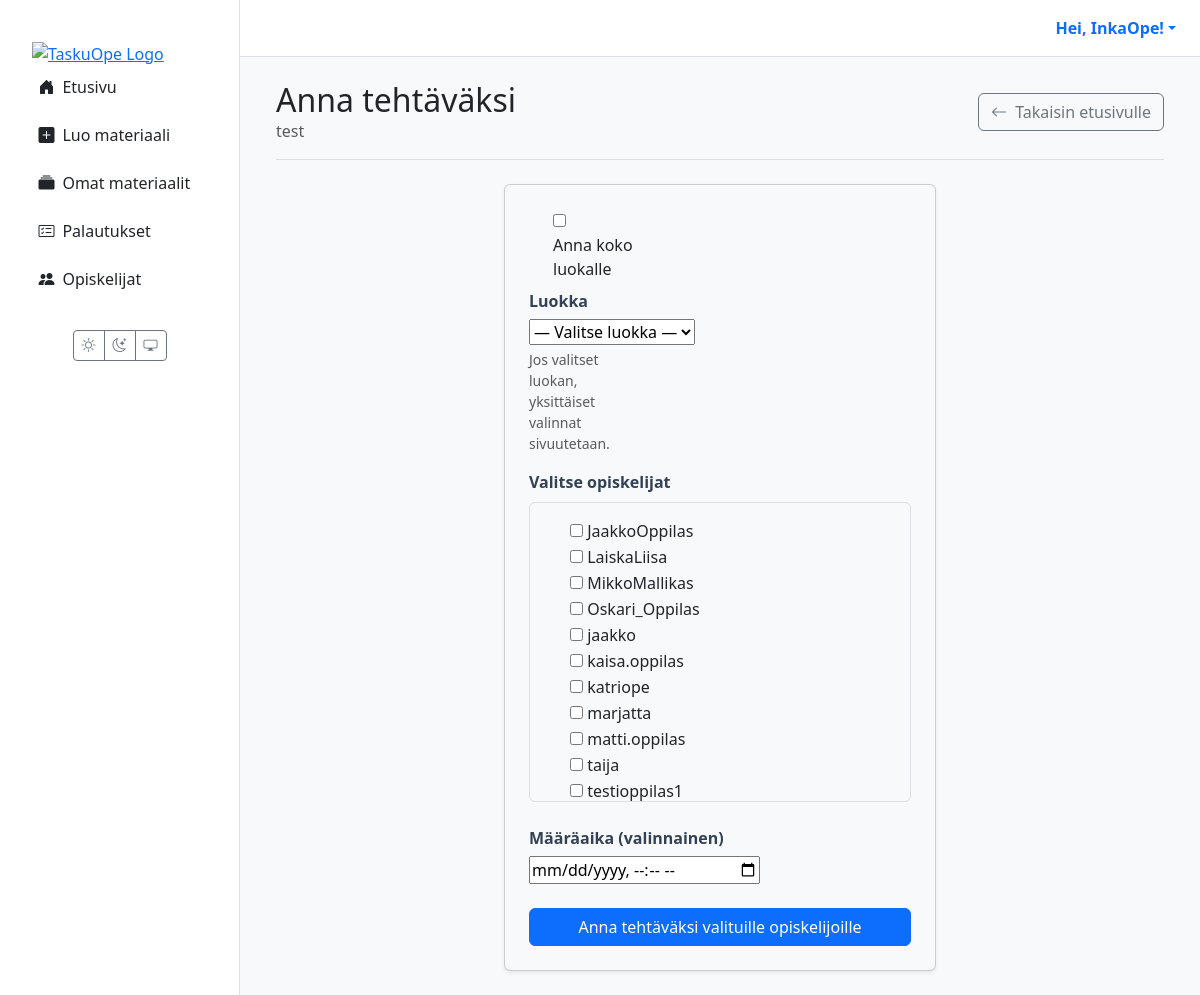
Page /material/d9754b6b-972d-4692-91d5-e5e03d8b03e3/assign/ (signed in) on the earlier database version.
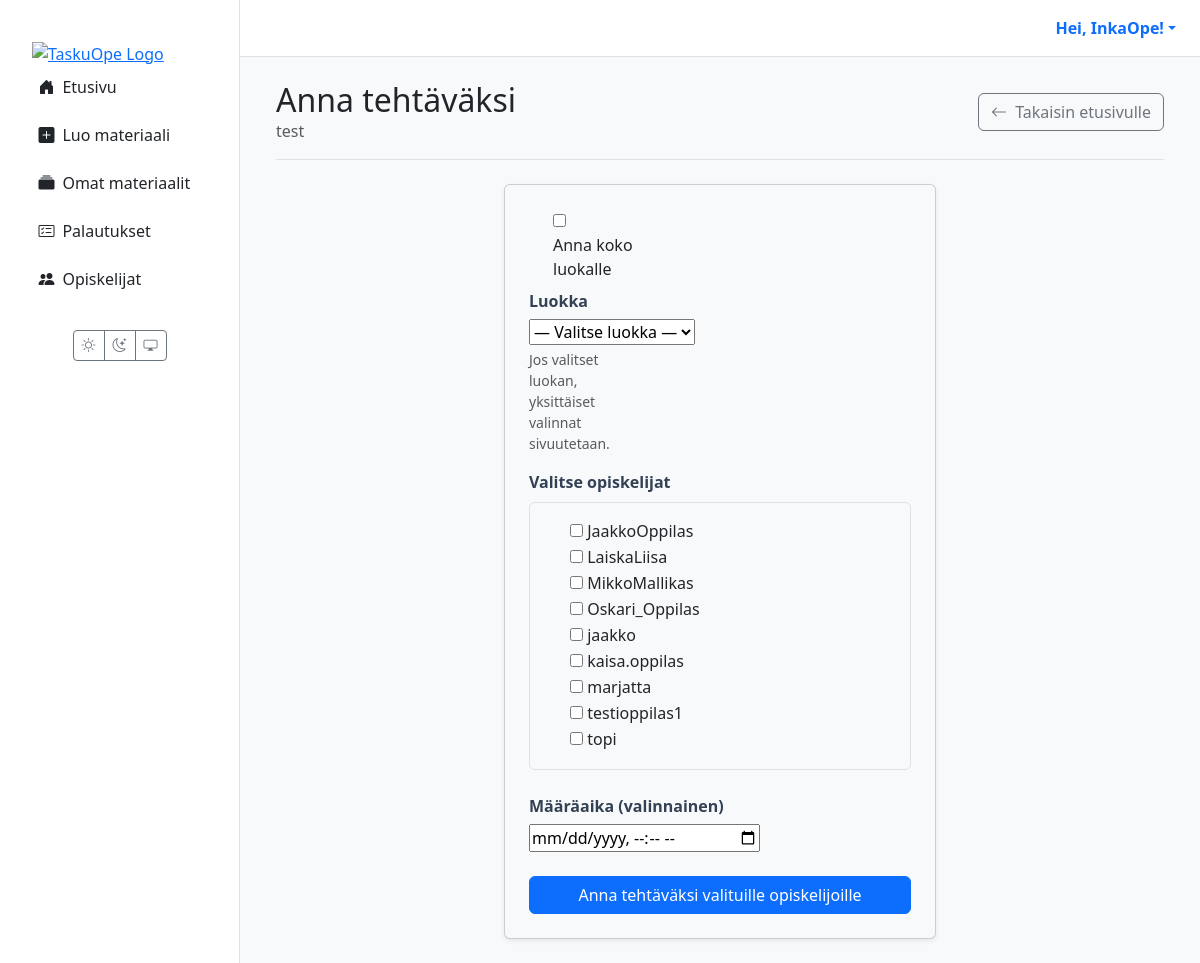
Same page on the later database version.
### users/models.py (models this page shows)
class CustomUser(AbstractUser):
    class Role(models.TextChoices):
        TEACHER = 'TEACHER', 'Teacher'
        STUDENT = 'STUDENT', 'Student'
    role = models.CharField(max_length=50, choices=Role.choices, default=Role.STUDENT)
    grade_class = models.PositiveSmallIntegerField(
        verbose_name="Luokka-aste",
        null=True,  # Salli tyhjä arvo (esim. opettajat)
        blank=True, # Ei pakollinen lomakkeissa
        choices=[(i, f"{i}. luokka") for i in range(1, 10)] # Valinnat 1-9
    )

### materials/views.py (the view)
# urls.py: path("material/<uuid:material_id>/assign/", views.assign_material_view, name="assign_material"),
@login_required
def assign_material_view(request, material_id):
    m = get_object_or_404(Material, pk=material_id)
    if request.user.role != "TEACHER" or m.author_id != request.user.id:
        messages.error(request, "Ei oikeutta.")
        return redirect("material_detail", material_id=m.id)
    if request.method == "POST":
        form = AssignForm(request.POST, teacher=request.user)
        if form.is_valid():
            due_at = form.cleaned_data["due_at"]
            give_to_class = form.cleaned_data["give_to_class"]
            class_number = form.cleaned_data["class_number"]
            students = form.cleaned_data["students"]
            targets = []
            if give_to_class and class_number:
                from users.models import CustomUser
                targets = list(CustomUser.objects.filter(role="STUDENT", grade_class=class_number))
            else:
                targets = list(students)
            created = 0
            for st in targets:
                Assignment.objects.get_or_create(
                    material=m, student=st,
                    defaults={"assigned_by": request.user, "due_at": due_at}
                )
                created += 1
            messages.success(request, f"Annettu {created} oppilaalle.")
            return redirect("material_detail", material_id=m.id)
    else:
        form = AssignForm(teacher=request.user)
    return render(request, "assignments/assign.html", {"material": m, "form": form})

### materials/forms.py
class AssignForm(forms.Form):
    students = forms.ModelMultipleChoiceField(
        queryset=None,
        required=False,
        widget=forms.CheckboxSelectMultiple,
        label="Valitse opiskelijat"
    )
    due_at = forms.DateTimeField(
        required=False,
        widget=forms.DateTimeInput(attrs={"type": "datetime-local"}),
        label="Määräaika (valinnainen)"
    )
    give_to_class = forms.BooleanField(required=False, label="Anna koko luokalle")
    class_number = forms.TypedChoiceField(
        required=False,
        coerce=int,
        choices=[("", "— Valitse luokka —")] + [(i, f"{i}. luokka") for i in range(1, 7)],
        label="Luokka"
    )
    def __init__(self, *args, teacher=None, **kwargs):
        super().__init__(*args, **kwargs)
        User = get_user_model()
        qs = User.objects.filter(role="STUDENT")
        self.fields["students"].queryset = qs.order_by("username")

### templates/assignments/assign.html (shortened to what this page needs)
{% extends 'partials/base.html' %}
{% block content %}
<div class="container-fluid">
  <div class="d-flex justify-content-between align-items-center mb-4 border-bottom pb-3">
    <div>
      <h1 class="h2 mb-0">Anna tehtäväksi</h1>
      <p class="text-muted mb-0">{{ material.title }}</p>
    </div>
    <a href="{% url 'dashboard' %}" class="btn btn-outline-secondary">
      <i class="bi bi-arrow-left me-1"></i> Takaisin etusivulle
    </a>
  </div>
  <div class="row justify-content-center">
    <div class="col-12 col-md-10 col-lg-8 col-xl-6">
      <div class="card shadow-sm">
        <div class="card-body p-4">
          <form method="post">
              <div class="row g-3">
                <div class="col-12 col-md-4">
                  <div class="form-check mb-2">
                    {{ form.give_to_class }} <label class="form-check-label">Anna koko luokalle</label>
                  </div>
                  <div class="mb-3">
                    <label class="form-label">Luokka</label>
                    {{ form.class_number }}
                    <div class="form-text">Jos valitset luokan, yksittäiset valinnat sivuutetaan.</div>
                  </div>
                </div>
              </div>
            <div class="mb-4">
              <label class="form-label d-block mb-2">{{ form.students.label }}</label>
              <div class="p-3 border rounded" style="max-height: 300px; overflow-y: auto;">
                {% for checkbox in form.students %}
                  <div class="form-check">
                    {{ checkbox.tag }}
                    <label for="{{ checkbox.id_for_label }}" class="form-check-label">{{ checkbox.choice_label }}</label>
                  </div>
                {% endfor %}
              </div>
            </div>
            <div class="mb-3">
              <label for="{{ form.due_at.id_for_label }}" class="form-label">{{ form.due_at.label }}</label>
              {{ form.due_at }}
            </div>
            <div class="d-grid mt-4">
              <button type="submit" class="btn btn-primary">Anna tehtäväksi valituille opiskelijoille</button>
            </div>
          </form>
        </div>
      </div>
    </div>
  </div>
</div>
{% endblock %}

Differences in the rows shown:
removed CustomUser: choice_label "katriope"
removed CustomUser: choice_label "matti.oppilas"
removed CustomUser: choice_label "taija"
added CustomUser: choice_label "topi"
